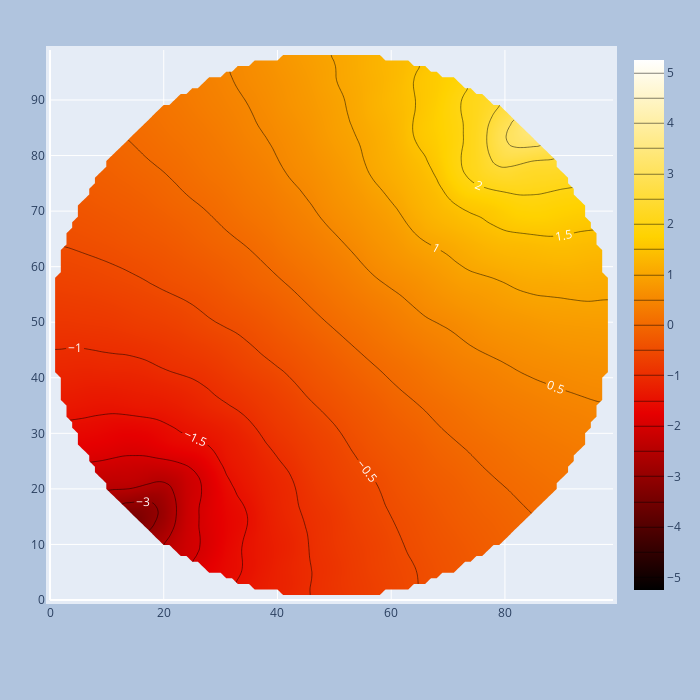

Notebook source saved alongside this figure:
### Code cell
import plotly.graph_objects as go

fig = go.Figure(data =
    go.Contour(
        z=grid_z2,
        # contours_coloring='lines',
        colorscale='Hot',
        contours=dict(
            start=-5,
            end=5,
            size=0.5,
            coloring ='heatmap',
            showlabels = True, # show labels on contours
            labelfont = dict( # label font properties
                size = 12,
                color = 'white',
            )
        ),
        line_smoothing=1.3
    ),
    )

fig.update_layout(
    autosize=False,
    width=700,
    height=700,
    margin=dict(
        l=50,
        r=50,
        b=100,
        t=50,
        pad=4
    ),
    paper_bgcolor="LightSteelBlue",
)
fig.show()

### Figure 1 — Plotly figure (JSON) as saved in the notebook; plotly's stock layout.template omitted (floating-point values rounded to 4 significant figures; data arrays with more than 128 entries replaced by an {"elided": "..."} marker saying what was removed)
{"data": [{"colorscale": [[0, "rgb(0,0,0)"], [0.3333, "rgb(230,0,0)"], [0.6667, "rgb(255,210,0)"], [1, "rgb(255,255,255)"]], "contours": {"coloring": "heatmap", "end": 5, "labelfont": {"color": "white", "size": 12}, "showlabels": true, "size": 0.5, "start": -5}, "line": {"smoothing": 1.3}, "type": "contour", "z": {"elided": "100x100 float values"}}], "layout": {"autosize": false, "height": 700, "margin": {"b": 100, "l": 50, "pad": 4, "r": 50, "t": 50}, "paper_bgcolor": "LightSteelBlue", "width": 700}}
